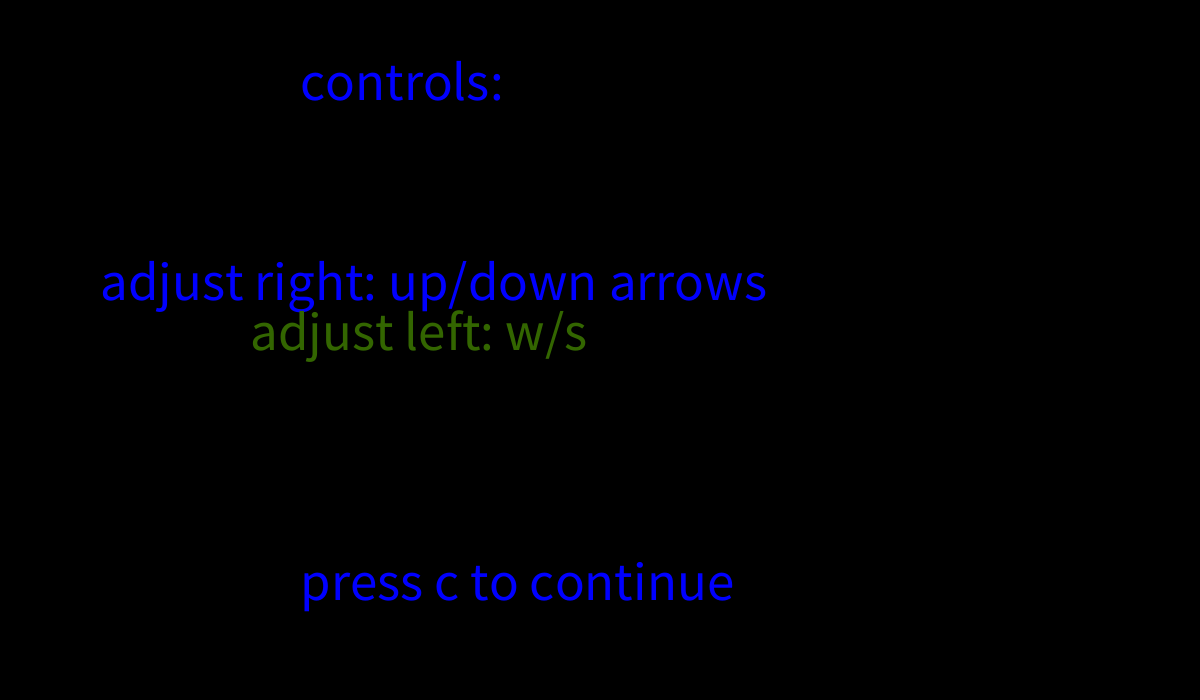
Frame 1 (no input)
Frame 60 (the mouse pressed at the canvas centre just before this capture): identical to frame 1, image omitted
Frame 120 (the mouse held since frame 60 and released just before this capture): identical to frame 1, image omitted

The Processing sketch that drew this single still picture (run headless with seeded random() and noise(); from frame 60 on, the mouse is pressed at the canvas centre):

// Processing sketch: pong
// ── pong.pde
Paddle left, right;
Ball ball;
boolean upkey, downkey, wkey, skey, ckey; //, gamedone, somebodywon;
boolean gamedone = true;
boolean somebodywon = false;

void setup()
{
  upkey = false;
  downkey = false;
  wkey = false;
  skey = false;
  
  size(1200, 700);
  left = new Paddle(50);
  right = new Paddle(1150);
  ball = new Ball(600, 350, 5, 0);
}
void draw()
{
  if(ball.getXVelocity() < 0 )
    ball.setXVelocity(ball.getXVelocity() - 0.02);
  else
    ball.setXVelocity(ball.getXVelocity() + 0.02);

  clear();
  check();
  checkkeys();
  fill(200);
  ellipse((float)(ball.getX()), (float)(ball.getY()), 20.0, 20.0 );
   
  fill(0, 0, 255);

  quad((float)left.getX() - 10, (float)left.getY() - 50, (float)left.getX() + 10, (float)left.getY() - 50,
       (float)left.getX() + 10, (float)left.getY() + 50, (float)left.getX() - 10, (float)left.getY() + 50);

  fill(51, 102, 0);

  quad((float)right.getX() - 10, (float)right.getY() - 50, (float)right.getX() + 10, (float)right.getY() - 50,
       (float)right.getX() + 10, (float)right.getY() + 50, (float)right.getX() - 10, (float)right.getY() + 50);
    
  if(gamedone )
    gamedonegraphics();
}

void gamedonegraphics()
{
  clear();
  
  fill(255, 0, 127);
  if( somebodywon)
  {
    if(ball.getX() < 20)
      text("right won!", 300, 150 );
    else
      text("left won!", 300, 150 );
    text("press c to play again.", 400, 300);
  }
  else
    printcontrols();
}
void printcontrols()
{
  clear();
  background( 0 );
  textSize(55);
  
  fill(0, 0, 255);
  text("controls: ", 300, 100);
  text("adjust right: up/down arrows", 100, 300);
  text("press c to continue", 300, 600);
  
  fill(51, 102, 0);
  text("adjust left: w/s", 250, 350);
//  text("fire: space", 250, 550);
  
}
void keyPressed()
{
  keywasPressed(true);
}
void keyReleased()
{
  keywasPressed(false);
}
void keywasPressed(boolean setto)
{
  if(key == CODED )
  {
    if(keyCode == UP)
      upkey = setto;
    if(keyCode == DOWN)
      downkey = setto;
  }
  if(key == 'w' )
    wkey =  setto;
  if(key == 's')
    skey = setto;
  if(key == 'c')
    ckey = setto;
}
void checkkeys()
{
  if(wkey)
    left.moveUp();
  else if(skey)
    left.moveDown();
  
  if(upkey)
    right.moveUp();
  else if(downkey)
    right.moveDown();
    
  if(ckey && gamedone)
  {
    somebodywon = false;
    gamedone = false;
    setup();
    
  }
}
void check()
{
  if (ball.getY() <= 20 )
    ball.setYVelocity(ball.getYVelocity() * (-1));
  else if (ball.getY() >= 680)
    ball.setYVelocity(ball.getYVelocity() * (-1));
  ball.setY(ball.getY() + ball.getYVelocity() );


  double leftyDist = left.getY() - ball.getY();
  double rightyDist = right.getY() - ball.getY();
  if (ball.getX() > 50 && ball.getX() - 50 <= 20 )
  {
    if(Math.abs(leftyDist) < 70 )
    {
      ball.setXVelocity( ball.getXVelocity() * (-1) );
      ball.setYVelocity( ball.getYVelocity() - leftyDist * 0.3);
    }
  } 
  else if (ball.getX() < 1150 && 1150 - ball.getX() <= 20 )
  {
    if( Math.abs(rightyDist) < 70 )
    {
      ball.setXVelocity( ball.getXVelocity() * (-1) );
      ball.setYVelocity( ball.getYVelocity() - rightyDist * 0.3);
    }
  }
  if(ball.getX() < 20 || ball.getX() > 1180)
  {
    gamedone = true;
    somebodywon = true;
  }
  ball.setX(ball.getX() + ball.getXVelocity() );
}
class Paddle
{
  double xpos, ypos, velocity;
  public Paddle(double x)
  {
    ypos = 350;
    xpos = x;
    velocity = 10;
  }
  public void moveUp()
  {
    if (ypos > 50 )
      ypos -= velocity;
  }
  public void moveDown()
  {
    if (ypos < 650)
      ypos += velocity;
  }
  public double getX()
  {
    return xpos;
  }
  public double getY()
  {
    return ypos;
  }
}
class Ball
{
  double xpos, ypos, xvelocity, yvelocity;
  public Ball(double x, double y, double xv, double yv)
  {
    xpos = x;
    ypos = y;
    xvelocity = xv;
    yvelocity = yv;
  }
  public void setX(double x)
  {
    xpos = x;
  }
  public void setY(double y)
  {
    ypos = y;
  }
  public void setXVelocity(double xv)
  {
    if(Math.abs(xv) < 20)
      xvelocity = xv;
  }
  public void setYVelocity(double yv)
  {
    if(Math.abs(yv) < 10)
      yvelocity = yv;
  }
  public double getX()
  {
    return xpos;
  }
  public double getY()
  {
    return ypos;
  }
  public double getXVelocity()
  {
    return xvelocity;
  }
  public double getYVelocity()
  {
    return yvelocity;
  }
}
